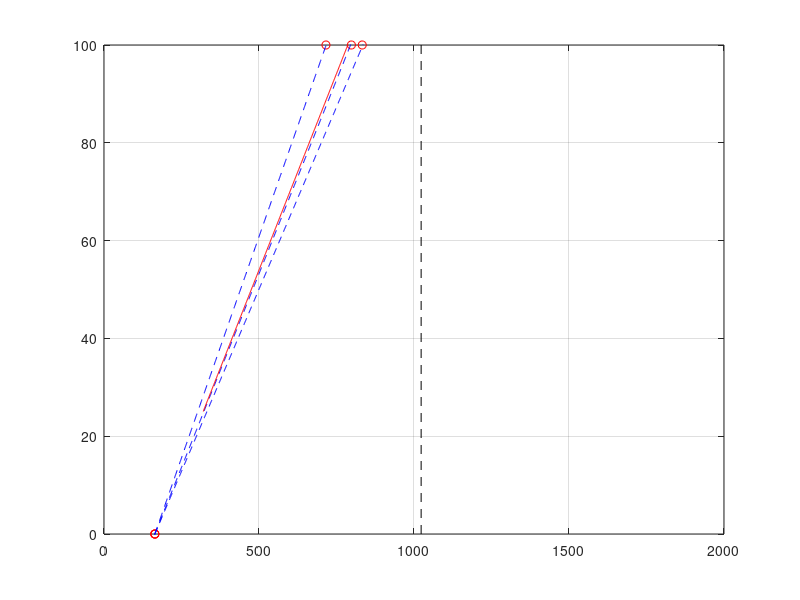

MATLAB code for this plot:
% hih-4030 fitting at 2.56V or 5.0V analog reference

clear all; close all; clc;

% model parameter
%ADC_V = 2.56 / 1023;
ADC_V = 5.0 / 1023;

% input model data
%   V@0%    V@100%  T
A = [
    0.8     4.07    0;
    0.8     3.90    25;
    0.8     3.50    85 
];

% analog values
X = round(A(:,[1 2]) ./ ADC_V);

% RH values
Y = zeros(size(X));
Y(:,2) = 100 * ones(size(X,1),1);

% data fitting
P = zeros(size(X,1), 2);

for n = 1 : size(X,1)
    P(n,:) = polyfit(X(n,:), [0 100], 1);
    
    fprintf('y = (%2.3f) x + (%2.3f) \n', P(n,:));
end

% linear regression over T
M = polyfit(A(:,3), P(:,1), 1);
B = polyfit(A(:,3), P(:,2), 1);

fprintf('\nRH%% = (%1.5f * temp + %1.5f) * x + (%1.5f * temp + %1.5f) \n\n', ... 
    M(1), M(2), B(1), B(2));

%% data plot
f = figure();
p = plot(X(:), Y(:), 'or'); grid on; hold on;

ylim([0 100]);
vh = line([1023 1023], [0 100]);
set(vh,'LineStyle','--','Color','k');

for k = 1 : size(A,1)
    x = 100:1600;
    t = A(k,3);
    y = (M(1)*t + M(2)) * x + (B(1)*t + B(2));
    
    p = plot(x,y,'b--'); 
    fprintf('temp = %2.1f\n', t);
end

x = 320:1600;
t = randi([30 50], 1);
y = (M(1)*t + M(2)) * x + (B(1)*t + B(2));

p = plot(x,y,'r'); ylim([0 100]);
fprintf('temp = %2.1f\n', t);

